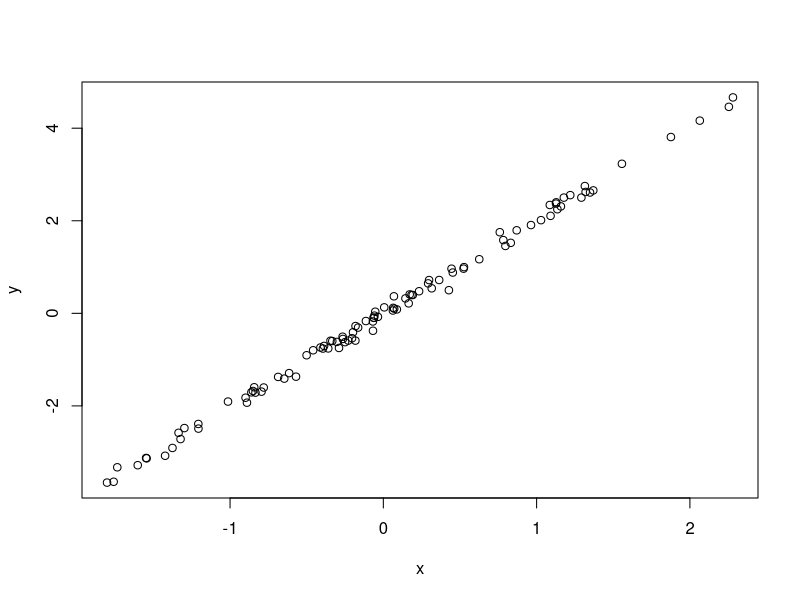

Generate this figure with R:
# Simulate and plot data
# Jeff Oliver
# jcoliver@arizona.edu
# 2021-03-23

# Simulate data from normal distribution
x <- rnorm(n = 100)
y <- 2 * x + rnorm(n = 100, sd = 0.1)

# Plot simulated data
plot(x = x, y = y)
